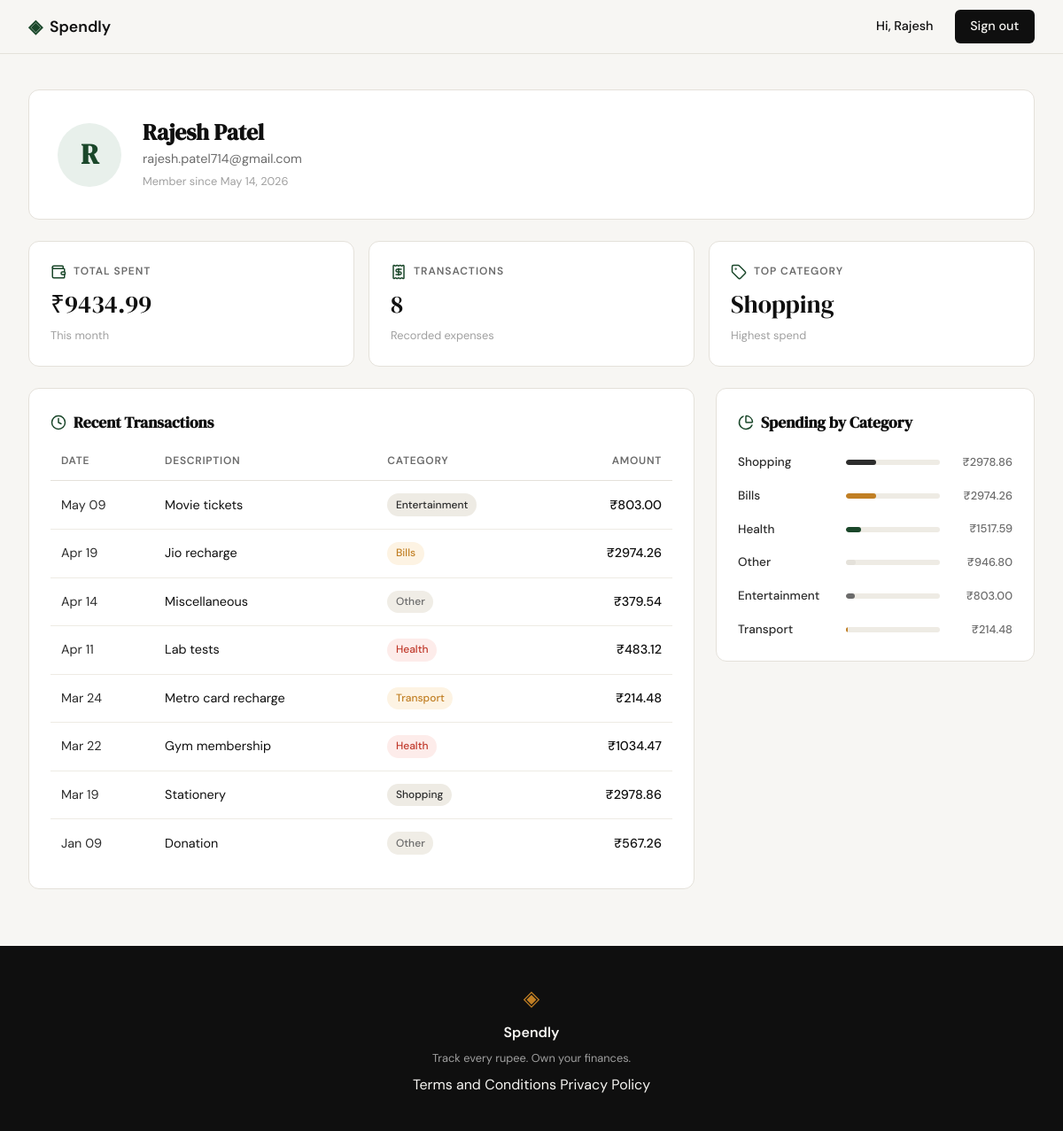
Screenshot of /profile (signed in) with the database file from the repository.
### tables this page shows
CREATE TABLE users (
            id            INTEGER PRIMARY KEY AUTOINCREMENT,
            name          TEXT    NOT NULL,
            email         TEXT    UNIQUE NOT NULL,
            password_hash TEXT    NOT NULL,
            created_at    TEXT    DEFAULT (datetime('now'))
        );

CREATE TABLE expenses (
            id          INTEGER PRIMARY KEY AUTOINCREMENT,
            user_id     INTEGER NOT NULL REFERENCES users(id),
            amount      REAL    NOT NULL,
            category    TEXT    NOT NULL,
            date        TEXT    NOT NULL,
            description TEXT,
            created_at  TEXT    DEFAULT (datetime('now'))
        );

### app.py (the view)
@app.route("/profile")
def profile():
    if not session.get("user_id"):
        return redirect(url_for("login"))
    user_id = session["user_id"]
    db = get_db()
    user_row = db.execute(
        "SELECT name, email, created_at FROM users WHERE id = ?", (user_id,)
    ).fetchone()
    db.close()
    user = {
        "name": user_row["name"],
        "email": user_row["email"],
        "member_since": datetime.strptime(
            user_row["created_at"][:19], "%Y-%m-%d %H:%M:%S"
        ).strftime("%B %d, %Y"),
    }
    stats = _build_stats(user_id)
    transactions = _build_transactions(user_id)
    categories = _build_categories(user_id)
    return render_template("profile.html",
        user=user, stats=stats,
        transactions=transactions, categories=categories)

### app.py (called while the page is built)
def _build_transactions(user_id):
    db = get_db()
    rows = db.execute(
        "SELECT date, description, category, amount "
        "FROM expenses WHERE user_id = ? ORDER BY date DESC",
        (user_id,),
    ).fetchall()
    db.close()
    return [
        {
            "date": datetime.strptime(r["date"], "%Y-%m-%d").strftime("%b %d"),
            "description": r["description"] or "",
            "category": r["category"],
            "amount": f"₹{r['amount']:.2f}",
        }
        for r in rows
    ]

def _build_stats(user_id):
    db = get_db()
    rows = db.execute(
        "SELECT amount, category FROM expenses WHERE user_id = ?",
        (user_id,),
    ).fetchall()
    db.close()
    if not rows:
        return {"total_spent": "₹0.00", "transaction_count": 0, "top_category": "—"}
    total = sum(r["amount"] for r in rows)
    cat_totals = {}
    for r in rows:
        cat_totals[r["category"]] = cat_totals.get(r["category"], 0) + r["amount"]
    top_category = max(cat_totals, key=cat_totals.get)
    return {
        "total_spent": f"₹{total:.2f}",
        "transaction_count": len(rows),
        "top_category": top_category,
    }

def _build_categories(user_id):
    db = get_db()
    rows = db.execute(
        "SELECT category, amount FROM expenses WHERE user_id = ?",
        (user_id,),
    ).fetchall()
    db.close()
    cat_totals = {}
    for r in rows:
        cat_totals[r["category"]] = cat_totals.get(r["category"], 0) + r["amount"]
    total = sum(cat_totals.values())
    if total == 0:
        return []
    return sorted(
        [
            {
                "name": cat,
                "amount": f"₹{amt:.2f}",
                "pct": round(amt / total * 100),
            }
            for cat, amt in cat_totals.items()
        ],
        key=lambda x: -cat_totals[x["name"]],
    )

### database/db.py (called while the page is built)
def get_db():
    conn = sqlite3.connect(DB_PATH)
    conn.row_factory = sqlite3.Row
    conn.execute("PRAGMA foreign_keys = ON")
    return conn

### templates/profile.html (shortened to what this page needs)
{% extends "base.html" %}
{% block content %}
<div class="profile-page">
    <div class="profile-header-card">
        <div class="profile-avatar">{{ user.name[0] | upper }}</div>
        <div>
            <h1 class="profile-name">{{ user.name }}</h1>
            <p class="profile-email">{{ user.email }}</p>
            <p class="profile-since">Member since {{ user.member_since }}</p>
        </div>
    </div>
    <div class="profile-stats-grid">
        <div class="profile-stat-card">
            <div class="stat-icon-row">
                <span class="stat-icon"><i data-lucide="wallet"></i></span>
                <span class="stat-label">Total Spent</span>
            </div>
            <div class="stat-value">{{ stats.total_spent }}</div>
            <div class="stat-sub">This month</div>
        </div>
        <div class="profile-stat-card">
            <div class="stat-icon-row">
                <span class="stat-icon"><i data-lucide="receipt"></i></span>
                <span class="stat-label">Transactions</span>
            </div>
            <div class="stat-value">{{ stats.transaction_count }}</div>
            <div class="stat-sub">Recorded expenses</div>
        </div>
        <div class="profile-stat-card">
            <div class="stat-icon-row">
                <span class="stat-icon"><i data-lucide="tag"></i></span>
                <span class="stat-label">Top Category</span>
            </div>
            <div class="stat-value">{{ stats.top_category }}</div>
            <div class="stat-sub">Highest spend</div>
        </div>
    </div>
    <div class="profile-lower-grid">
        <div class="profile-card">
            <h2 class="profile-card-title">
                <i data-lucide="clock"></i>
                Recent Transactions
            </h2>
            <div class="profile-table-wrap">
                <table class="profile-table">
                    <thead>
                        <tr>
                            <th>Date</th>
                            <th>Description</th>
                            <th>Category</th>
                            <th class="col-amount">Amount</th>
                        </tr>
                    </thead>
                    <tbody>
                        {% for tx in transactions %}
                        <tr>
                            <td>{{ tx.date }}</td>
                            <td class="col-desc">{{ tx.description }}</td>
                            <td>
                                <span class="badge badge-{{ tx.category | lower }}">
                                    {{ tx.category }}
                                </span>
                            </td>
                            <td class="col-amount">{{ tx.amount }}</td>
                        </tr>
                        {% endfor %}
                    </tbody>
                </table>
            </div>
        </div>
        <div class="profile-card">
            <h2 class="profile-card-title">
                <i data-lucide="pie-chart"></i>
                Spending by Category
            </h2>
            <div class="cat-list">
                {% for cat in categories %}
                <div class="cat-row">
                    <span class="cat-name">{{ cat.name }}</span>
                    <div class="cat-bar-track">
                        <div class="cat-bar cat-bar-{{ cat.name | lower }}" style="width: {{ cat.pct }}%"></div>
                    </div>
                    <span class="cat-amount">{{ cat.amount }}</span>
                </div>
                {% endfor %}
            </div>
        </div>
    </div>
</div>
{% endblock %}

### templates/base.html (shortened to what this page needs)
<!DOCTYPE html>
<html lang="en">
<head>
    <link rel="stylesheet" href="{{ url_for('static', filename='css/style.css') }}">
</head>
<body>
    <nav class="navbar">
        <div class="nav-inner">
            <a href="{{ url_for('landing') }}" class="nav-brand">
                <span class="brand-icon">◈</span>
                <span class="brand-name">Spendly</span>
            </a>
            <div class="nav-links">
                {% if session.get("user_id") %}
                    <span class="nav-greeting">Hi, {{ session["user_name"].split()[0] }}</span>
                    <a href="{{ url_for('logout') }}" class="nav-cta">Sign out</a>
                {% else %}
                    <a href="{{ url_for('login') }}">Sign in</a>
                    <a href="{{ url_for('register') }}" class="nav-cta">Get started</a>
                {% endif %}
            </div>
        </div>
    </nav>
    <main class="main-content">
        {% block content %}{% endblock %}
    </main>
    <footer class="footer">
        <div class="footer-inner">
            <span class="brand-icon">◈</span>
            <span class="footer-name">Spendly</span>
            <p class="footer-copy">Track every rupee. Own your finances.</p>
            <div class="footer-links">
                <a href="{{ url_for('terms') }}">Terms and Conditions</a>
                <a href="{{ url_for('privacy') }}">Privacy Policy</a>
            </div>
        </div>
    </footer>
</body>
</html>

### static/css/style.css (style rules this page uses)
:root { --ink: #0f0f0f; --ink-soft: #2d2d2d; --ink-muted: #6b6b6b; --ink-faint: #a0a0a0; --paper: #f7f6f3; --paper-warm: #f0ede6; --paper-card: #ffffff; --accent: #1a472a; --accent-light: #e8f0eb; --accent-2: #c17f24; --accent-2-light: #fdf3e3; --danger: #c0392b; --danger-light: #fdecea; --border: #e4e1da; --border-soft: #eeebe4; --font-display: 'DM Serif Display', Georgia, serif; --font-body: 'DM Sans', system-ui, sans-serif; --max-width: 1200px; --auth-width: 440px; --radius-sm: 6px; --radius-md: 12px; --radius-lg: 20px; }
*, *::before, *::after { box-sizing: border-box; margin: 0; padding: 0; }
html { font-size: 16px; scroll-behavior: smooth; }
body { background: var(--paper); color: var(--ink); font-family: var(--font-body); font-size: 1rem; line-height: 1.6; -webkit-font-smoothing: antialiased; }
a { color: inherit; text-decoration: none; }
.navbar { position: sticky; top: 0; z-index: 100; background: var(--paper); border-bottom: 1px solid var(--border); padding: 0 2rem; }
.nav-inner { max-width: var(--max-width); margin: 0 auto; height: 60px; display: flex; align-items: center; justify-content: space-between; }
.nav-brand { display: flex; align-items: center; gap: 0.5rem; font-family: var(--font-body); font-weight: 600; font-size: 1.1rem; color: var(--ink); }
.brand-icon { color: var(--accent); font-size: 1.3rem; }
.brand-name { color: var(--ink); }
.nav-links { display: flex; align-items: center; gap: 1.5rem; font-size: 0.9rem; font-weight: 500; }
.nav-links a { color: var(--ink-muted); transition: color 0.2s; }
.nav-cta { background: var(--ink) !important; color: var(--paper) !important; padding: 0.45rem 1.1rem; border-radius: var(--radius-sm); transition: background 0.2s !important; }
.main-content { min-height: calc(100vh - 60px - 100px); }
.footer { background: var(--ink); color: var(--paper); padding: 2.5rem 2rem; text-align: center; }
.footer-inner { display: flex; flex-direction: column; align-items: center; gap: 0.4rem; }
.footer .brand-icon { color: var(--accent-2); font-size: 1.5rem; }
.footer-name { font-weight: 600; font-size: 1rem; }
.footer-copy { font-size: 0.8rem; color: var(--ink-faint); }

### rows the page displays
users: name "R", name "Rajesh Patel", email "rajesh.patel714@gmail.com"
expenses: top_category "Shopping", date "Mar 19", description "Stationery", category "Shopping", amount "₹2978.86", name "Shopping"
expenses: date "May 09", description "Movie tickets", category "Entertainment", amount "₹803.00", name "Entertainment"
expenses: date "Apr 19", description "Jio recharge", category "Bills", amount "₹2974.26", name "Bills"
expenses: date "Apr 14", description "Miscellaneous", category "Other", amount "₹379.54"
expenses: date "Apr 11", description "Lab tests", category "Health", amount "₹483.12"
expenses: date "Mar 24", description "Metro card recharge", category "Transport", amount "₹214.48", name "Transport"
expenses: date "Mar 22", description "Gym membership", category "Health", amount "₹1034.47", name "Health", amount "₹1517.59"
expenses: date "Jan 09", description "Donation", category "Other", amount "₹567.26", name "Other", amount "₹946.80"

### other values shown
{{ session["user_name"].split()[0] }} "Rajesh"
{{ user.member_since }} "May 14, 2026"
{{ stats.total_spent }} "₹9434.99"
{{ stats.transaction_count }} "8"
